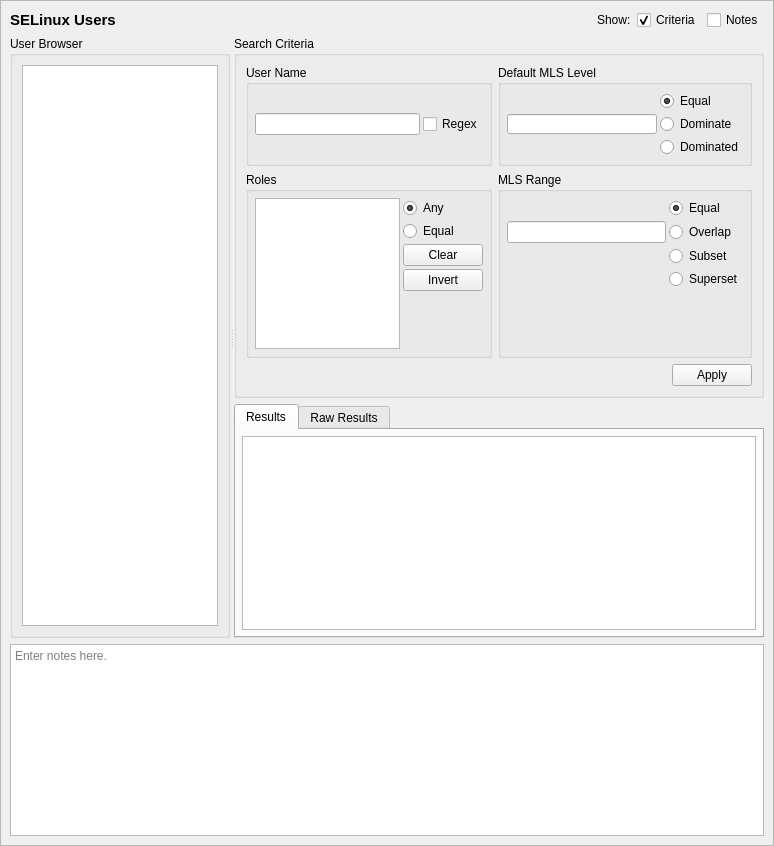
<?xml version="1.0" encoding="UTF-8"?>
<ui version="4.0">
 <class>UserQueryTab</class>
 <widget class="QScrollArea" name="UserQueryTab">
  <property name="geometry">
   <rect>
    <x>0</x>
    <y>0</y>
    <width>774</width>
    <height>846</height>
   </rect>
  </property>
  <property name="sizeAdjustPolicy">
   <enum>QAbstractScrollArea::AdjustToContents</enum>
  </property>
  <property name="widgetResizable">
   <bool>true</bool>
  </property>
  <widget class="QWidget" name="contents">
   <property name="geometry">
    <rect>
     <x>0</x>
     <y>0</y>
     <width>772</width>
     <height>844</height>
    </rect>
   </property>
   <property name="minimumSize">
    <size>
     <width>0</width>
     <height>0</height>
    </size>
   </property>
   <layout class="QGridLayout" name="gridLayout_3">
    <item row="0" column="0">
     <widget class="QLabel" name="label">
      <property name="sizePolicy">
       <sizepolicy hsizetype="Preferred" vsizetype="Fixed">
        <horstretch>0</horstretch>
        <verstretch>0</verstretch>
       </sizepolicy>
      </property>
      <property name="maximumSize">
       <size>
        <width>16777215</width>
        <height>20</height>
       </size>
      </property>
      <property name="font">
       <font>
        <pointsize>11</pointsize>
        <weight>75</weight>
        <bold>true</bold>
       </font>
      </property>
      <property name="text">
       <string>SELinux Users</string>
      </property>
     </widget>
    </item>
    <item row="3" column="0" colspan="5">
     <widget class="QTextEdit" name="notes">
      <property name="minimumSize">
       <size>
        <width>0</width>
        <height>80</height>
       </size>
      </property>
      <property name="toolTip">
       <string>Optionally enter notes here about the query.</string>
      </property>
      <property name="placeholderText">
       <string>Enter notes here.</string>
      </property>
     </widget>
    </item>
    <item row="0" column="1">
     <spacer name="horizontalSpacer">
      <property name="orientation">
       <enum>Qt::Orientation::Horizontal</enum>
      </property>
      <property name="sizeHint" stdset="0">
       <size>
        <width>440</width>
        <height>20</height>
       </size>
      </property>
     </spacer>
    </item>
    <item row="0" column="2">
     <widget class="QLabel" name="label_2">
      <property name="text">
       <string>Show:</string>
      </property>
     </widget>
    </item>
    <item row="0" column="3">
     <widget class="QCheckBox" name="criteria_expander">
      <property name="toolTip">
       <string>Show or hide the search criteria (no settings are lost)</string>
      </property>
      <property name="text">
       <string>Criteria</string>
      </property>
      <property name="checked">
       <bool>true</bool>
      </property>
     </widget>
    </item>
    <item row="0" column="4">
     <widget class="QCheckBox" name="notes_expander">
      <property name="toolTip">
       <string>Show or hide the notes field (no data is lost)</string>
      </property>
      <property name="text">
       <string>Notes</string>
      </property>
     </widget>
    </item>
    <item row="1" column="0" rowspan="2" colspan="5">
     <widget class="QSplitter" name="splitter">
      <property name="sizePolicy">
       <sizepolicy hsizetype="Expanding" vsizetype="Preferred">
        <horstretch>0</horstretch>
        <verstretch>1</verstretch>
       </sizepolicy>
      </property>
      <property name="orientation">
       <enum>Qt::Orientation::Horizontal</enum>
      </property>
      <widget class="QGroupBox" name="browser_groupBox">
       <property name="title">
        <string>User Browser</string>
       </property>
       <layout class="QGridLayout" name="gridLayout">
        <item row="0" column="0">
         <widget class="GetDetailsListView" name="users"/>
        </item>
       </layout>
      </widget>
      <widget class="QWidget" name="verticalLayoutWidget">
       <layout class="QVBoxLayout" name="verticalLayout">
        <item>
         <widget class="QGroupBox" name="criteria_frame">
          <property name="sizePolicy">
           <sizepolicy hsizetype="Preferred" vsizetype="Preferred">
            <horstretch>0</horstretch>
            <verstretch>0</verstretch>
           </sizepolicy>
          </property>
          <property name="maximumSize">
           <size>
            <width>16777215</width>
            <height>16777215</height>
           </size>
          </property>
          <property name="title">
           <string>Search Criteria</string>
          </property>
          <layout class="QGridLayout" name="gridLayout_2">
           <item row="0" column="1">
            <widget class="QGroupBox" name="level_criteria">
             <property name="maximumSize">
              <size>
               <width>16777215</width>
               <height>120</height>
              </size>
             </property>
             <property name="title">
              <string>Default MLS Level</string>
             </property>
             <layout class="QGridLayout" name="gridLayout_5">
              <property name="leftMargin">
               <number>6</number>
              </property>
              <property name="topMargin">
               <number>6</number>
              </property>
              <property name="rightMargin">
               <number>6</number>
              </property>
              <property name="bottomMargin">
               <number>6</number>
              </property>
              <property name="spacing">
               <number>3</number>
              </property>
              <item row="1" column="1">
               <widget class="QLineEdit" name="level">
                <property name="sizePolicy">
                 <sizepolicy hsizetype="Expanding" vsizetype="Fixed">
                  <horstretch>0</horstretch>
                  <verstretch>0</verstretch>
                 </sizepolicy>
                </property>
                <property name="minimumSize">
                 <size>
                  <width>150</width>
                  <height>20</height>
                 </size>
                </property>
                <property name="maximumSize">
                 <size>
                  <width>250</width>
                  <height>16777215</height>
                 </size>
                </property>
               </widget>
              </item>
              <item row="0" column="4">
               <widget class="QRadioButton" name="level_exact">
                <property name="toolTip">
                 <string>The level criterion will match if it is equal to the user's default level.</string>
                </property>
                <property name="text">
                 <string>Equal</string>
                </property>
                <property name="checked">
                 <bool>true</bool>
                </property>
               </widget>
              </item>
              <item row="1" column="4">
               <widget class="QRadioButton" name="level_dom">
                <property name="toolTip">
                 <string>The level criterion will match if it dominates the user's default level.</string>
                </property>
                <property name="text">
                 <string>Dominate</string>
                </property>
               </widget>
              </item>
              <item row="2" column="4">
               <widget class="QRadioButton" name="level_domby">
                <property name="toolTip">
                 <string>The level criterion will match if it is dominated by the user's default level.</string>
                </property>
                <property name="text">
                 <string>Dominated</string>
                </property>
               </widget>
              </item>
             </layout>
            </widget>
           </item>
           <item row="1" column="0">
            <widget class="QGroupBox" name="role_criteria">
             <property name="title">
              <string>Roles</string>
             </property>
             <layout class="QGridLayout" name="gridLayout_7">
              <property name="leftMargin">
               <number>6</number>
              </property>
              <property name="topMargin">
               <number>6</number>
              </property>
              <property name="rightMargin">
               <number>6</number>
              </property>
              <property name="bottomMargin">
               <number>6</number>
              </property>
              <property name="spacing">
               <number>3</number>
              </property>
              <item row="2" column="1">
               <widget class="QPushButton" name="clear_roles">
                <property name="text">
                 <string>Clear</string>
                </property>
               </widget>
              </item>
              <item row="2" column="2">
               <spacer name="horizontalSpacer_4">
                <property name="orientation">
                 <enum>Qt::Orientation::Horizontal</enum>
                </property>
                <property name="sizeHint" stdset="0">
                 <size>
                  <width>40</width>
                  <height>20</height>
                 </size>
                </property>
               </spacer>
              </item>
              <item row="3" column="1">
               <widget class="QPushButton" name="invert_roles">
                <property name="text">
                 <string>Invert</string>
                </property>
               </widget>
              </item>
              <item row="1" column="1">
               <widget class="QRadioButton" name="roles_equal">
                <property name="toolTip">
                 <string>A matching user will have a role set equal to the selected roles.</string>
                </property>
                <property name="text">
                 <string>Equal</string>
                </property>
               </widget>
              </item>
              <item row="0" column="1">
               <widget class="QRadioButton" name="roles_any">
                <property name="toolTip">
                 <string>A matching user will have any of the selected roles.</string>
                </property>
                <property name="text">
                 <string>Any</string>
                </property>
                <property name="checked">
                 <bool>true</bool>
                </property>
               </widget>
              </item>
              <item row="0" column="0" rowspan="5">
               <widget class="QListView" name="roles">
                <property name="sizePolicy">
                 <sizepolicy hsizetype="Expanding" vsizetype="Expanding">
                  <horstretch>0</horstretch>
                  <verstretch>0</verstretch>
                 </sizepolicy>
                </property>
                <property name="maximumSize">
                 <size>
                  <width>250</width>
                  <height>16777215</height>
                 </size>
                </property>
                <property name="toolTip">
                 <string>Match the role set of the user.</string>
                </property>
                <property name="selectionMode">
                 <enum>QAbstractItemView::ExtendedSelection</enum>
                </property>
               </widget>
              </item>
              <item row="4" column="1">
               <spacer name="verticalSpacer_2">
                <property name="orientation">
                 <enum>Qt::Orientation::Vertical</enum>
                </property>
                <property name="sizeHint" stdset="0">
                 <size>
                  <width>20</width>
                  <height>40</height>
                 </size>
                </property>
               </spacer>
              </item>
             </layout>
            </widget>
           </item>
           <item row="0" column="0">
            <widget class="QGroupBox" name="name_criteria">
             <property name="maximumSize">
              <size>
               <width>16777215</width>
               <height>120</height>
              </size>
             </property>
             <property name="title">
              <string>User Name</string>
             </property>
             <layout class="QGridLayout" name="gridLayout_8">
              <property name="leftMargin">
               <number>6</number>
              </property>
              <property name="topMargin">
               <number>6</number>
              </property>
              <property name="rightMargin">
               <number>6</number>
              </property>
              <property name="bottomMargin">
               <number>6</number>
              </property>
              <property name="spacing">
               <number>3</number>
              </property>
              <item row="0" column="1">
               <widget class="QLineEdit" name="name">
                <property name="sizePolicy">
                 <sizepolicy hsizetype="Expanding" vsizetype="Fixed">
                  <horstretch>0</horstretch>
                  <verstretch>0</verstretch>
                 </sizepolicy>
                </property>
                <property name="minimumSize">
                 <size>
                  <width>150</width>
                  <height>20</height>
                 </size>
                </property>
                <property name="maximumSize">
                 <size>
                  <width>250</width>
                  <height>16777215</height>
                 </size>
                </property>
               </widget>
              </item>
              <item row="0" column="2">
               <widget class="QCheckBox" name="name_regex">
                <property name="toolTip">
                 <string>Use regular expressions to match the user's name.</string>
                </property>
                <property name="text">
                 <string>Regex</string>
                </property>
               </widget>
              </item>
             </layout>
            </widget>
           </item>
           <item row="1" column="1">
            <widget class="QGroupBox" name="range_criteria">
             <property name="maximumSize">
              <size>
               <width>16777215</width>
               <height>16777215</height>
              </size>
             </property>
             <property name="title">
              <string>MLS Range</string>
             </property>
             <layout class="QGridLayout" name="gridLayout_6">
              <property name="leftMargin">
               <number>6</number>
              </property>
              <property name="topMargin">
               <number>6</number>
              </property>
              <property name="rightMargin">
               <number>6</number>
              </property>
              <property name="bottomMargin">
               <number>6</number>
              </property>
              <property name="spacing">
               <number>3</number>
              </property>
              <item row="1" column="1">
               <widget class="QLineEdit" name="range_">
                <property name="sizePolicy">
                 <sizepolicy hsizetype="Expanding" vsizetype="Fixed">
                  <horstretch>0</horstretch>
                  <verstretch>0</verstretch>
                 </sizepolicy>
                </property>
                <property name="minimumSize">
                 <size>
                  <width>150</width>
                  <height>20</height>
                 </size>
                </property>
                <property name="maximumSize">
                 <size>
                  <width>250</width>
                  <height>16777215</height>
                 </size>
                </property>
               </widget>
              </item>
              <item row="0" column="4">
               <widget class="QRadioButton" name="range_exact">
                <property name="toolTip">
                 <string>The range criterion will match if it is equal to the user's range.</string>
                </property>
                <property name="text">
                 <string>Equal</string>
                </property>
                <property name="checked">
                 <bool>true</bool>
                </property>
               </widget>
              </item>
              <item row="2" column="4">
               <widget class="QRadioButton" name="range_subset">
                <property name="toolTip">
                 <string>The range criterion will match if it is a subset of the user's range.</string>
                </property>
                <property name="text">
                 <string>Subset</string>
                </property>
               </widget>
              </item>
              <item row="1" column="4">
               <widget class="QRadioButton" name="range_overlap">
                <property name="toolTip">
                 <string>The range criterion will match if it overlaps the user's range.</string>
                </property>
                <property name="text">
                 <string>Overlap</string>
                </property>
               </widget>
              </item>
              <item row="3" column="4">
               <widget class="QRadioButton" name="range_superset">
                <property name="toolTip">
                 <string>The range criterion will match if it is a superset of the user's range.</string>
                </property>
                <property name="text">
                 <string>Superset</string>
                </property>
               </widget>
              </item>
              <item row="4" column="4">
               <spacer name="verticalSpacer">
                <property name="orientation">
                 <enum>Qt::Orientation::Vertical</enum>
                </property>
                <property name="sizeHint" stdset="0">
                 <size>
                  <width>20</width>
                  <height>40</height>
                 </size>
                </property>
               </spacer>
              </item>
             </layout>
            </widget>
           </item>
           <item row="2" column="0" colspan="2">
            <widget class="QDialogButtonBox" name="buttonBox">
             <property name="standardButtons">
              <set>QDialogButtonBox::StandardButton::Apply</set>
             </property>
            </widget>
           </item>
          </layout>
         </widget>
        </item>
        <item>
         <widget class="QTabWidget" name="results_frame">
          <property name="sizePolicy">
           <sizepolicy hsizetype="Preferred" vsizetype="MinimumExpanding">
            <horstretch>0</horstretch>
            <verstretch>1</verstretch>
           </sizepolicy>
          </property>
          <property name="currentIndex">
           <number>0</number>
          </property>
          <widget class="QWidget" name="table_page">
           <property name="sizePolicy">
            <sizepolicy hsizetype="Preferred" vsizetype="MinimumExpanding">
             <horstretch>0</horstretch>
             <verstretch>0</verstretch>
            </sizepolicy>
           </property>
           <attribute name="title">
            <string>Results</string>
           </attribute>
           <layout class="QVBoxLayout" name="verticalLayout_3">
            <property name="leftMargin">
             <number>6</number>
            </property>
            <property name="topMargin">
             <number>6</number>
            </property>
            <property name="rightMargin">
             <number>6</number>
            </property>
            <property name="bottomMargin">
             <number>6</number>
            </property>
            <item>
             <widget class="SEToolsTableView" name="table_results">
              <property name="sizePolicy">
               <sizepolicy hsizetype="Expanding" vsizetype="MinimumExpanding">
                <horstretch>0</horstretch>
                <verstretch>0</verstretch>
               </sizepolicy>
              </property>
              <property name="sizeAdjustPolicy">
               <enum>QAbstractScrollArea::AdjustIgnored</enum>
              </property>
              <property name="alternatingRowColors">
               <bool>true</bool>
              </property>
              <property name="sortingEnabled">
               <bool>true</bool>
              </property>
             </widget>
            </item>
           </layout>
          </widget>
          <widget class="QWidget" name="raw_page">
           <property name="sizePolicy">
            <sizepolicy hsizetype="Preferred" vsizetype="MinimumExpanding">
             <horstretch>0</horstretch>
             <verstretch>0</verstretch>
            </sizepolicy>
           </property>
           <attribute name="title">
            <string>Raw Results</string>
           </attribute>
           <layout class="QVBoxLayout" name="verticalLayout_2">
            <property name="leftMargin">
             <number>6</number>
            </property>
            <property name="topMargin">
             <number>6</number>
            </property>
            <property name="rightMargin">
             <number>6</number>
            </property>
            <property name="bottomMargin">
             <number>6</number>
            </property>
            <item>
             <widget class="QPlainTextEdit" name="raw_results">
              <property name="sizePolicy">
               <sizepolicy hsizetype="Expanding" vsizetype="MinimumExpanding">
                <horstretch>0</horstretch>
                <verstretch>0</verstretch>
               </sizepolicy>
              </property>
              <property name="minimumSize">
               <size>
                <width>0</width>
                <height>0</height>
               </size>
              </property>
              <property name="font">
               <font>
                <family>Monospace</family>
               </font>
              </property>
              <property name="documentTitle">
               <string/>
              </property>
              <property name="lineWrapMode">
               <enum>QPlainTextEdit::NoWrap</enum>
              </property>
              <property name="readOnly">
               <bool>true</bool>
              </property>
             </widget>
            </item>
           </layout>
          </widget>
         </widget>
        </item>
       </layout>
      </widget>
     </widget>
    </item>
   </layout>
   <zorder>splitter</zorder>
   <zorder>notes</zorder>
   <zorder>label</zorder>
   <zorder>label_2</zorder>
   <zorder>horizontalSpacer</zorder>
   <zorder>criteria_expander</zorder>
   <zorder>notes_expander</zorder>
  </widget>
 </widget>
 <customwidgets>
  <customwidget>
   <class>SEToolsTableView</class>
   <extends>QTableView</extends>
   <header>setoolsgui/tableview.h</header>
  </customwidget>
  <customwidget>
   <class>GetDetailsListView</class>
   <extends>QListView</extends>
   <header>setoolsgui/getdetailslist.h</header>
  </customwidget>
 </customwidgets>
 <tabstops>
  <tabstop>criteria_expander</tabstop>
  <tabstop>notes_expander</tabstop>
  <tabstop>users</tabstop>
  <tabstop>name</tabstop>
  <tabstop>name_regex</tabstop>
  <tabstop>roles</tabstop>
  <tabstop>roles_any</tabstop>
  <tabstop>roles_equal</tabstop>
  <tabstop>clear_roles</tabstop>
  <tabstop>invert_roles</tabstop>
  <tabstop>level</tabstop>
  <tabstop>level_exact</tabstop>
  <tabstop>level_dom</tabstop>
  <tabstop>level_domby</tabstop>
  <tabstop>range_</tabstop>
  <tabstop>range_exact</tabstop>
  <tabstop>range_overlap</tabstop>
  <tabstop>range_subset</tabstop>
  <tabstop>range_superset</tabstop>
  <tabstop>results_frame</tabstop>
  <tabstop>table_results</tabstop>
  <tabstop>raw_results</tabstop>
  <tabstop>notes</tabstop>
 </tabstops>
 <resources/>
 <connections>
  <connection>
   <sender>clear_roles</sender>
   <signal>clicked()</signal>
   <receiver>roles</receiver>
   <slot>clearSelection()</slot>
   <hints>
    <hint type="sourcelabel">
     <x>429</x>
     <y>99</y>
    </hint>
    <hint type="destinationlabel">
     <x>319</x>
     <y>184</y>
    </hint>
   </hints>
  </connection>
  <connection>
   <sender>notes_expander</sender>
   <signal>toggled(bool)</signal>
   <receiver>notes</receiver>
   <slot>setVisible(bool)</slot>
   <hints>
    <hint type="sourcelabel">
     <x>732</x>
     <y>20</y>
    </hint>
    <hint type="destinationlabel">
     <x>386</x>
     <y>754</y>
    </hint>
   </hints>
  </connection>
  <connection>
   <sender>criteria_expander</sender>
   <signal>toggled(bool)</signal>
   <receiver>criteria_frame</receiver>
   <slot>setVisible(bool)</slot>
   <hints>
    <hint type="sourcelabel">
     <x>583</x>
     <y>20</y>
    </hint>
    <hint type="destinationlabel">
     <x>496</x>
     <y>226</y>
    </hint>
   </hints>
  </connection>
 </connections>
</ui>
